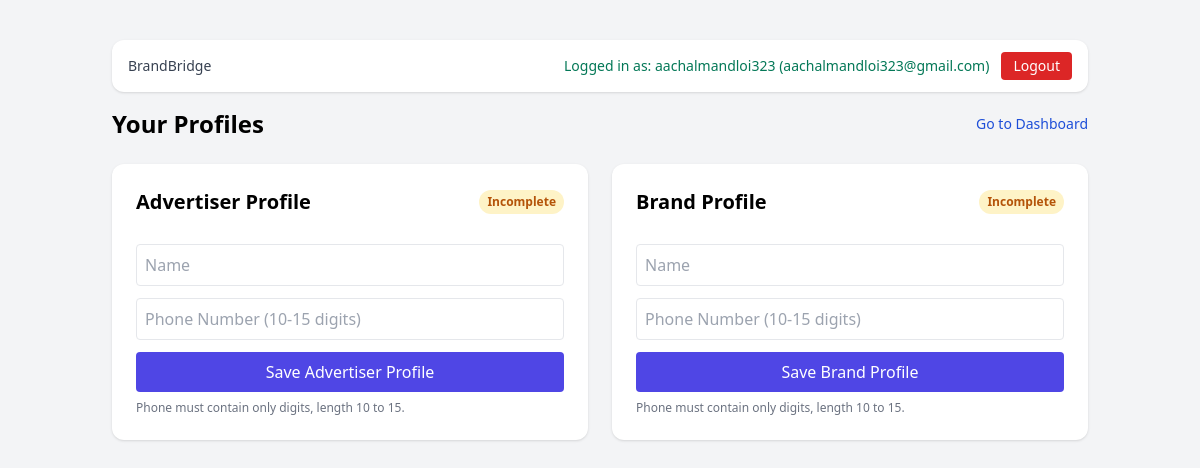
The app's page /profile (signed in), older data.
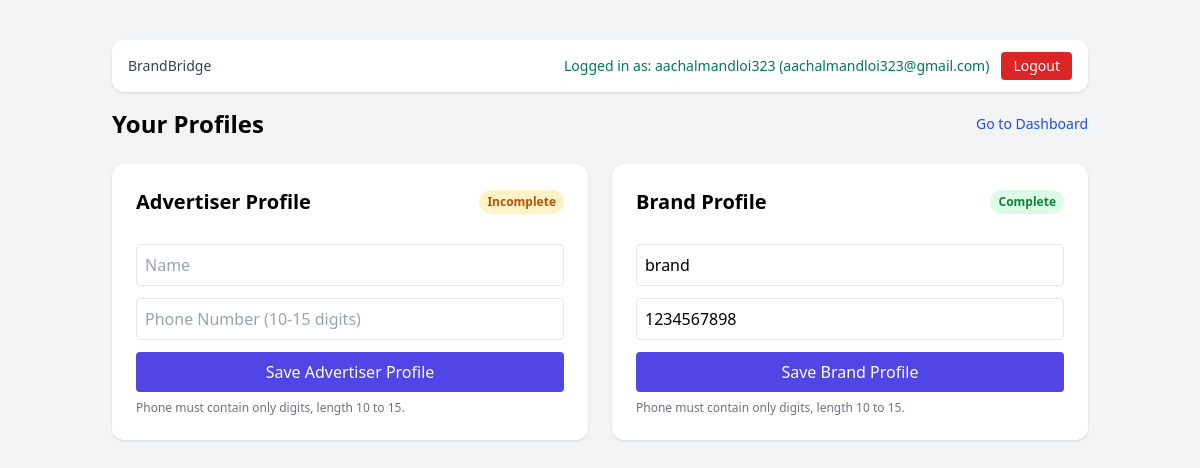
The same page, newer data.
### app/models.py (models this page shows)
class User(Base):
    __tablename__ = "users"
    id = Column(Integer, primary_key=True, index=True)
    email = Column(String(255), unique=True, nullable=False, index=True)
    password_hash = Column(String(255), nullable=False)
    role = Column(SqlEnum(UserRole), default=UserRole.USER, nullable=False)
    is_active = Column(Boolean, default=True, nullable=False)
    created_at = Column(DateTime, default=datetime.utcnow, nullable=False)
    profile = relationship("Profile", back_populates="user", uselist=False)
    basic_profiles = relationship("BasicProfile", back_populates="user")
    sent_messages = relationship(
        "Message", back_populates="sender", foreign_keys="Message.sender_id"
    )
    received_messages = relationship(
        "Message", back_populates="receiver", foreign_keys="Message.receiver_id"
    )

class BasicProfile(Base):
    __tablename__ = "basic_profiles"
    __table_args__ = (
        UniqueConstraint("user_id", "profile_type", name="uq_basic_profile_user_type"),
    )
    id = Column(Integer, primary_key=True, index=True)
    user_id = Column(Integer, ForeignKey("users.id"), nullable=False, index=True)
    profile_type = Column(SqlEnum(ProfileType), nullable=False)
    name = Column(String(120), nullable=False)
    phone_number = Column(String(30), nullable=False)
    created_at = Column(DateTime, default=datetime.utcnow, nullable=False)
    updated_at = Column(DateTime, default=datetime.utcnow, nullable=False)
    user = relationship("User", back_populates="basic_profiles")

### app/main.py (the view)
@app.get("/profile", response_class=HTMLResponse)
def profile_page(request: Request, db: Session = Depends(get_db)):
    user = _get_user_from_cookie(request, db)
    if not user:
        return RedirectResponse(url="/?error=Please login first.", status_code=303)
    display_name = user.email.split("@")[0]
    profile_map = _get_basic_profile_map(db, user.id)
    advertiser_profile = profile_map.get(models.ProfileType.ADVERTISER.value)
    brand_profile = profile_map.get(models.ProfileType.BRAND.value)
    return templates.TemplateResponse(
        request,
        "profile.html",
        {
            "request": request,
            "user": user,
            "display_name": display_name,
            "advertiser_profile": advertiser_profile,
            "brand_profile": brand_profile,
            "advertiser_complete": _is_basic_profile_complete(advertiser_profile),
            "brand_complete": _is_basic_profile_complete(brand_profile),
            "success": request.query_params.get("success"),
            "error": request.query_params.get("error"),
        },
    )

### templates/profile.html (shortened to what this page needs)
<!DOCTYPE html>
<html lang="en">
<head>
  <script src="https://cdn.tailwindcss.com"></script>
</head>
<body class="bg-gray-100 min-h-screen">
  <main class="max-w-5xl mx-auto px-6 py-10">
    <div class="mb-4 bg-white rounded-xl shadow px-4 py-3 flex items-center justify-between">
      <span class="text-sm text-gray-700 font-medium">BrandBridge</span>
      <div class="flex items-center gap-3">
        <span class="text-sm text-emerald-700">Logged in as: {{ display_name }} ({{ user.email }})</span>
        <form action="/ui/logout" method="post">
          <button type="submit" class="text-sm bg-red-600 text-white px-3 py-1 rounded">Logout</button>
        </form>
      </div>
    </div>
    <div class="flex items-center justify-between mb-6">
      <h1 class="text-2xl font-bold">Your Profiles</h1>
      <a href="/dashboard" class="text-sm text-blue-700">Go to Dashboard</a>
    </div>
    <div class="grid md:grid-cols-2 gap-6">
      <section class="bg-white rounded-xl shadow p-6">
        <div class="flex items-center justify-between mb-4">
          <h2 class="text-xl font-semibold">Advertiser Profile</h2>
          {% if advertiser_complete %}
            <span class="text-xs font-semibold px-2 py-1 rounded-full bg-green-100 text-green-700">Complete</span>
          {% else %}
            <span class="text-xs font-semibold px-2 py-1 rounded-full bg-amber-100 text-amber-700">Incomplete</span>
          {% endif %}
        </div>
        <form action="/ui/profile/save" method="post" class="space-y-3">
          <input class="w-full border rounded p-2" name="name" type="text" placeholder="Name" value="{{ advertiser_profile.name if advertiser_profile else '' }}" required />
          <input class="w-full border rounded p-2" name="phone_number" type="text" placeholder="Phone Number (10-15 digits)" value="{{ advertiser_profile.phone_number if advertiser_profile else '' }}" minlength="10" maxlength="15" pattern="[0-9]{10,15}" required />
          <button class="w-full bg-indigo-600 text-white py-2 rounded">Save Advertiser Profile</button>
        </form>
        <p class="text-xs text-gray-500 mt-2">Phone must contain only digits, length 10 to 15.</p>
      </section>
      <section class="bg-white rounded-xl shadow p-6">
        <div class="flex items-center justify-between mb-4">
          <h2 class="text-xl font-semibold">Brand Profile</h2>
          {% if brand_complete %}
            <span class="text-xs font-semibold px-2 py-1 rounded-full bg-green-100 text-green-700">Complete</span>
          {% else %}
            <span class="text-xs font-semibold px-2 py-1 rounded-full bg-amber-100 text-amber-700">Incomplete</span>
          {% endif %}
        </div>
        <form action="/ui/profile/save" method="post" class="space-y-3">
          <input class="w-full border rounded p-2" name="name" type="text" placeholder="Name" value="{{ brand_profile.name if brand_profile else '' }}" required />
          <input class="w-full border rounded p-2" name="phone_number" type="text" placeholder="Phone Number (10-15 digits)" value="{{ brand_profile.phone_number if brand_profile else '' }}" minlength="10" maxlength="15" pattern="[0-9]{10,15}" required />
          <button class="w-full bg-indigo-600 text-white py-2 rounded">Save Brand Profile</button>
        </form>
        <p class="text-xs text-gray-500 mt-2">Phone must contain only digits, length 10 to 15.</p>
      </section>
    </div>
  </main>
</body>
</html>

Row changes from the older to the newer data that the page shows:
added BasicProfile: name "brand", phone_number "1234567898"
Text that changed along with them:
text no longer shown: "Incomplete"
text now shown: "Complete"
